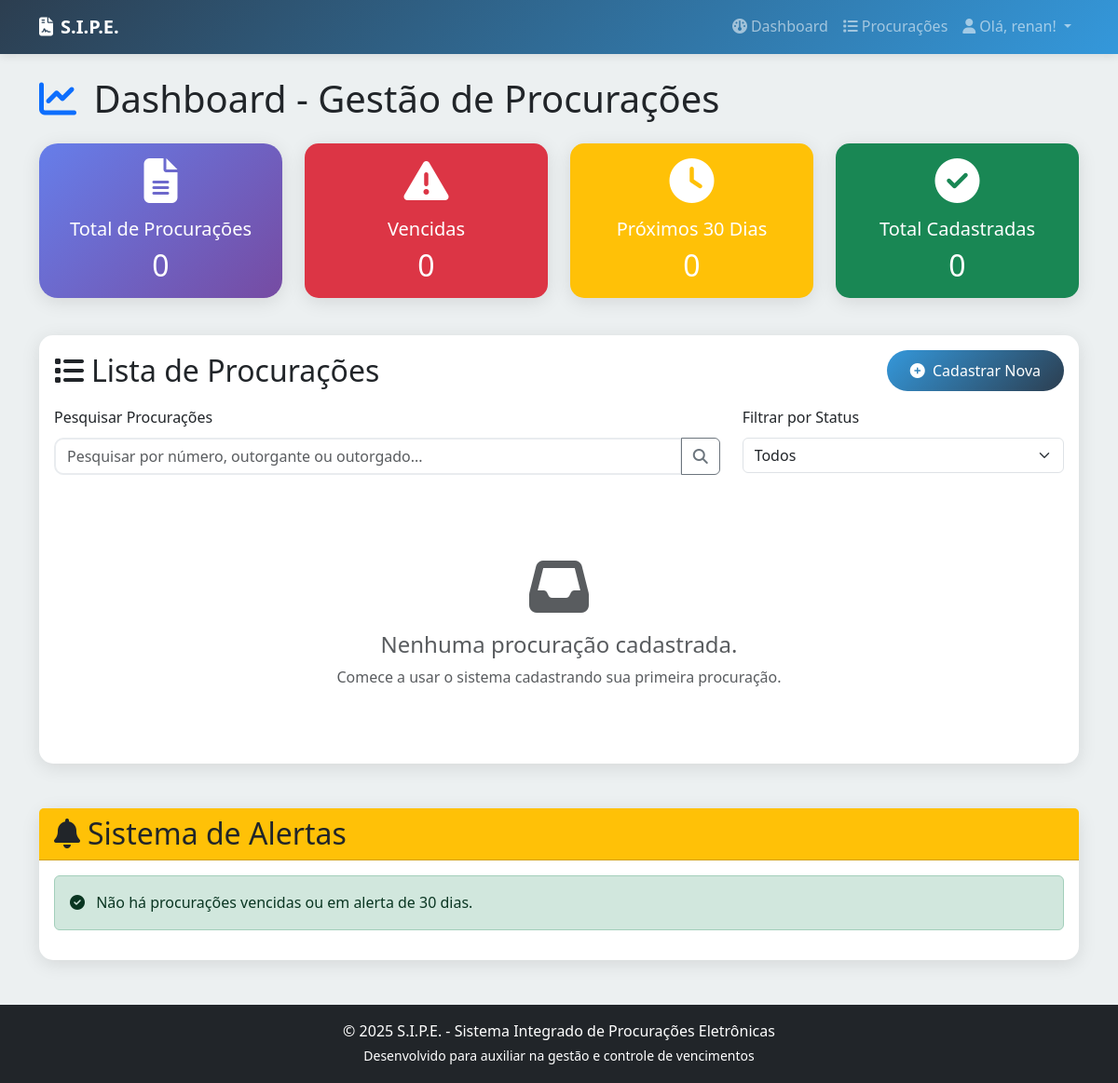
Page / (signed in) on the earlier database version.
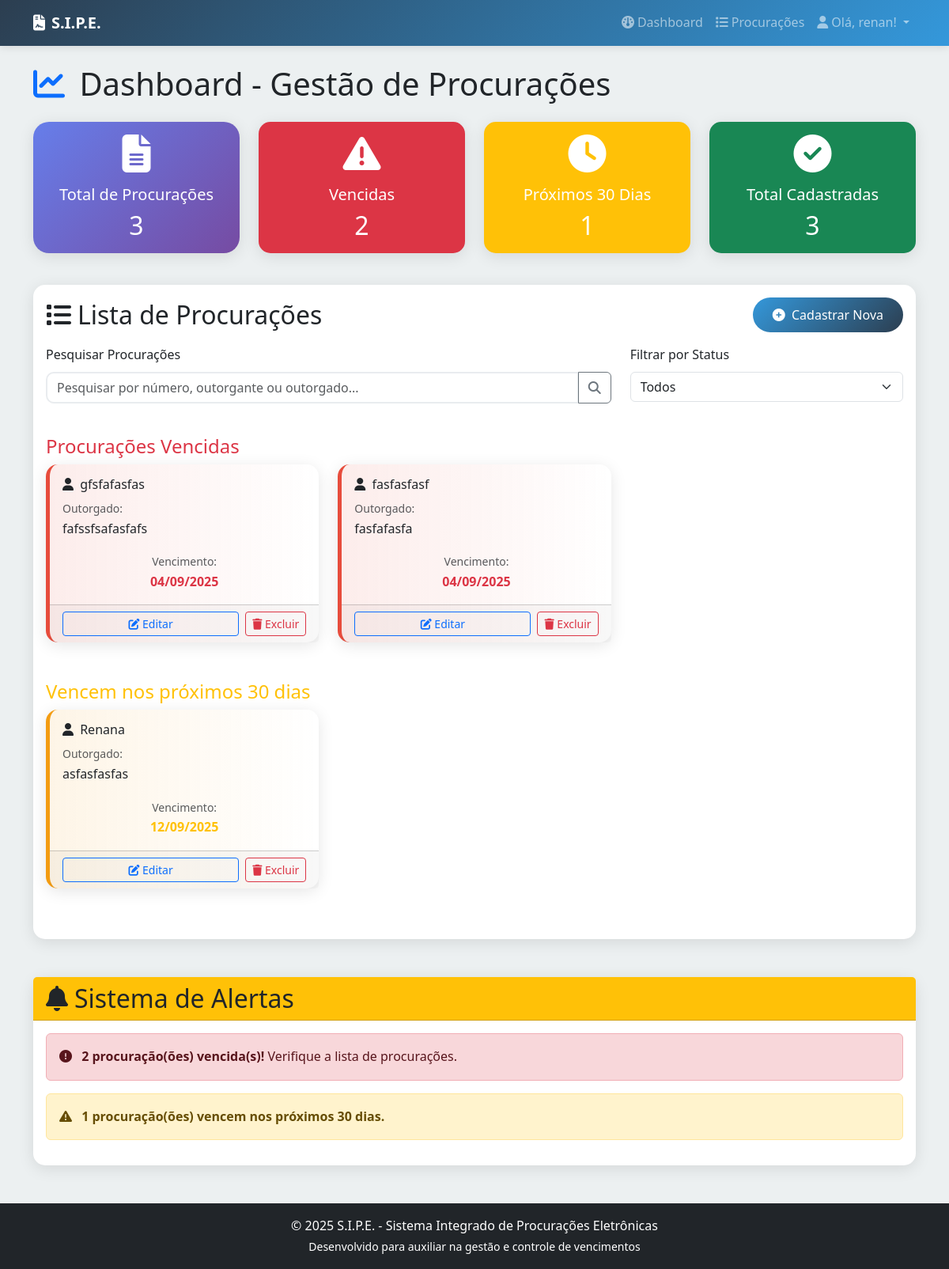
Same page on the later database version.
### procuracoes/models.py (models this page shows, shortened)
class Procuracao(models.Model):
    usuario = models.ForeignKey(User, on_delete=models.CASCADE)
    numero = models.CharField(max_length=100, verbose_name='Número da Procuração', unique=True, default='')
    tipo = models.CharField(
        max_length=50,
        choices=TIPO_PROCURACAO_CHOICES,
        default='AD_JUDICIA',
        verbose_name='Tipo de Procuração'
    )
    outorgante = models.CharField(max_length=200, verbose_name='Outorgante')
    outorgado = models.CharField(max_length=200, verbose_name='Outorgado')
    data_emissao = models.DateField(verbose_name='Data de Emissão')
    data_vencimento = models.DateField(verbose_name='Data de Vencimento')
    prioridade = models.CharField(max_length=10, choices=PRIORIDADE_CHOICES, default='medium', verbose_name='Prioridade')
    status = models.CharField(max_length=10, choices=STATUS_CHOICES, default='active', verbose_name='Status')
    observacoes = models.TextField(blank=True, null=True, verbose_name='Observações')
    class Meta:
        verbose_name = 'Procuração'
        verbose_name_plural = 'Procurações'

### procuracoes/views.py (the view)
# urls.py: path('', views.home, name='home'),
@login_required
def home(request):
    hoje = timezone.localdate()
    procuracoes = Procuracao.objects.filter(usuario=request.user).order_by('data_vencimento')
    total_procuracoes = procuracoes.count()
    vencidas = procuracoes.filter(data_vencimento__lt=hoje)
    vencem_em_30_dias = procuracoes.filter(data_vencimento__gte=hoje, data_vencimento__lte=hoje + timedelta(days=30))
    outras_procuracoes = procuracoes.filter(data_vencimento__gt=hoje + timedelta(days=30))
    return render(request, 'procuracoes/home.html', {
        'total_procuracoes': total_procuracoes,
        'vencidas': vencidas,
        'vencem_em_30_dias': vencem_em_30_dias,
        'outras_procuracoes': outras_procuracoes,
    })

### procuracoes/templates/procuracoes/home.html (shortened to what the changed rows need)
{% extends 'base.html' %}
{% load static %}
{% block content %}
<section id="dashboard" aria-labelledby="dashboard-title">
    <h1 id="dashboard-title" class="mb-4">
        <i class="fas fa-chart-line text-primary me-2"></i>
        Dashboard - Gestão de Procurações
    </h1>
    <div class="row mb-4">
        <div class="col-md-3 mb-3">
            <div class="card stats-card h-100">
                <div class="card-body text-center">
                    <i class="fas fa-file-alt fa-3x mb-3"></i>
                    <h5 class="card-title">Total de Procurações</h5>
                    <h2 class="mb-0">{{ total_procuracoes }}</h2>
                </div>
            </div>
        </div>
        <div class="col-md-3 mb-3">
            <div class="card bg-danger text-white h-100">
                <div class="card-body text-center position-relative">
                    <i class="fas fa-exclamation-triangle fa-3x mb-3"></i>
                    <h5 class="card-title">Vencidas</h5>
                    <h2 class="mb-0">{{ vencidas|length }}</h2>
                </div>
            </div>
        </div>
        <div class="col-md-3 mb-3">
            <div class="card bg-warning text-white h-100">
                <div class="card-body text-center">
                    <i class="fas fa-clock fa-3x mb-3"></i>
                    <h5 class="card-title">Próximos 30 Dias</h5>
                    <h2 class="mb-0">{{ vencem_em_30_dias|length }}</h2>
                </div>
            </div>
        </div>
        <div class="col-md-3 mb-3">
            <div class="card bg-success text-white h-100">
                <div class="card-body text-center">
                    <i class="fas fa-check-circle fa-3x mb-3"></i>
                    <h5 class="card-title">Total Cadastradas</h5>
                    <h2 class="mb-0">{{ total_procuracoes }}</h2>
                </div>
            </div>
        </div>
    </div>
</section>
<section id="procuracoes" aria-labelledby="procuracoes-title">
    <div class="card mb-4">
        <div class="card-body">
            <div class="d-flex justify-content-between align-items-center mb-3">
                <h2 class="mb-0">
                    <i class="fas fa-list me-2"></i>Lista de Procurações
                </h2>
            </div>
            <div class="row" id="procuracoesList">
                {% if vencidas %}
                    <div class="col-12 mb-4">
                        <h4 class="text-danger">Procurações Vencidas</h4>
                        <div class="row">
                            {% for procuracao in vencidas %}
                                <div class="col-lg-4 col-md-6 mb-4">
                                    <div class="card priority-high h-100" data-status="expired">
                                        <div class="card-body">
                                            <h6 class="card-title">
                                                <i class="fas fa-user me-1"></i> {{ procuracao.outorgante }}
                                            </h6>
                                            <p class="card-text">
                                                <small class="text-muted">Outorgado:</small><br>
                                                {{ procuracao.outorgado }}
                                            </p>
                                            <div class="row text-center mt-3">
                                                <div class="col-12">
                                                    <small class="text-muted">Vencimento:</small><br>
                                                    <strong class="text-danger">{{ procuracao.data_vencimento|date:"d/m/Y" }}</strong>
                                                </div>
                                            </div>
                                        </div>
                                        <div class="card-footer d-flex gap-2">
                                            <a href="{% url 'editar_procuracao' procuracao.pk %}" class="btn btn-sm btn-outline-primary flex-fill" aria-label="Editar procuração">
                                                <i class="fas fa-edit"></i> Editar
                                            </a>
                                            <a href="{% url 'excluir_procuracao' procuracao.pk %}" class="btn btn-sm btn-outline-danger" aria-label="Excluir procuração">
                                                <i class="fas fa-trash"></i> Excluir
                                            </a>
                                        </div>
                                    </div>
                                </div>
                            {% endfor %}
                        </div>
                    </div>
                {% endif %}
                {% if vencem_em_30_dias %}
                    <div class="col-12 mb-4">
                        <h4 class="text-warning">Vencem nos próximos 30 dias</h4>
                        <div class="row">
                            {% for procuracao in vencem_em_30_dias %}
                                <div class="col-lg-4 col-md-6 mb-4">
                                    <div class="card priority-medium h-100" data-status="active">
                                        <div class="card-body">
                                            <h6 class="card-title">
                                                <i class="fas fa-user me-1"></i> {{ procuracao.outorgante }}
                                            </h6>
                                            <p class="card-text">
                                                <small class="text-muted">Outorgado:</small><br>
                                                {{ procuracao.outorgado }}
                                            </p>
                                            <div class="row text-center mt-3">
                                                <div class="col-12">
                                                    <small class="text-muted">Vencimento:</small><br>
                                                    <strong class="text-warning">{{ procuracao.data_vencimento|date:"d/m/Y" }}</strong>
                                                </div>
                                            </div>
                                        </div>
                                        <div class="card-footer d-flex gap-2">
                                            <a href="{% url 'editar_procuracao' procuracao.pk %}" class="btn btn-sm btn-outline-primary flex-fill" aria-label="Editar procuração">
                                                <i class="fas fa-edit"></i> Editar
                                            </a>
                                            <a href="{% url 'excluir_procuracao' procuracao.pk %}" class="btn btn-sm btn-outline-danger" aria-label="Excluir procuração">
                                                <i class="fas fa-trash"></i> Excluir
                                            </a>
                                        </div>
                                    </div>
                                </div>
                            {% endfor %}
                        </div>
                    </div>
                {% endif %}
                {% if not vencidas and not vencem_em_30_dias and not outras_procuracoes %}
                    <div class="col-12 text-center py-5">
                        <i class="fas fa-inbox fa-4x text-muted mb-3"></i>
                        <h4 class="text-muted">Nenhuma procuração cadastrada.</h4>
                        <p class="text-muted">Comece a usar o sistema cadastrando sua primeira procuração.</p>
                    </div>
                {% endif %}
            </div>
        </div>
    </div>
</section>
<section id="alertas" class="mt-5" aria-labelledby="alertas-title">
    <div class="card">
        <div class="card-header bg-warning text-dark">
            <h2 id="alertas-title" class="mb-0">
                <i class="fas fa-bell me-2"></i>Sistema de Alertas
            </h2>
        </div>
        <div class="card-body">
            <div id="alertasList" role="region" aria-label="Lista de alertas de vencimento">
                {% if vencidas %}
                    <div class="alert alert-danger" role="alert">
                        <i class="fas fa-exclamation-circle me-2"></i>
                        <strong>{{ vencidas|length }} procuração(ões) vencida(s)!</strong> Verifique a lista de procurações.
                    </div>
                {% endif %}
                {% if vencem_em_30_dias %}
                    <div class="alert alert-warning" role="alert">
                        <i class="fas fa-exclamation-triangle me-2"></i>
                        <strong>{{ vencem_em_30_dias|length }} procuração(ões) vencem nos próximos 30 dias.</strong>
                    </div>
                {% endif %}
                {% if not vencidas and not vencem_em_30_dias %}
                    <div class="alert alert-success" role="alert">
                        <i class="fas fa-check-circle me-2"></i>
                        Não há procurações vencidas ou em alerta de 30 dias.
                    </div>
                {% endif %}
            </div>
        </div>
    </div>
</section>
{% endblock %}

Differences in the rows shown:
added Procuracao: outorgante "gfsfafasfas", outorgado "fafssfsafasfafs", data_vencimento "04/09/2025", shown under "Procurações Vencidas"
added Procuracao: outorgante "fasfasfasf", outorgado "fasfafasfa", data_vencimento "04/09/2025", shown under "Procurações Vencidas"
added Procuracao: outorgante "Renana", outorgado "asfasfasfas", data_vencimento "12/09/2025", shown under "Vencem nos próximos 30 dias"
Other differences:
{{ total_procuracoes }}: "0" → "3"
{{ vencidas|length }}: "0" → "2"
{{ vencem_em_30_dias|length }}: "0" → "1"
{{ vencidas|length }}: (not shown) → "2"
{{ vencem_em_30_dias|length }}: (not shown) → "1"
text no longer shown: "Nenhuma procuração cadastrada. Comece a usar o sistema cadastrando sua primeira procuração. Não há procurações vencidas ou em alerta de 30 dias."
text now shown: "Procurações Vencidas Vencem nos próximos 30 dias procuração(ões) vencida(s)! Verifique a lista de procurações. procuração(ões) vencem nos próximos 30 dias."
